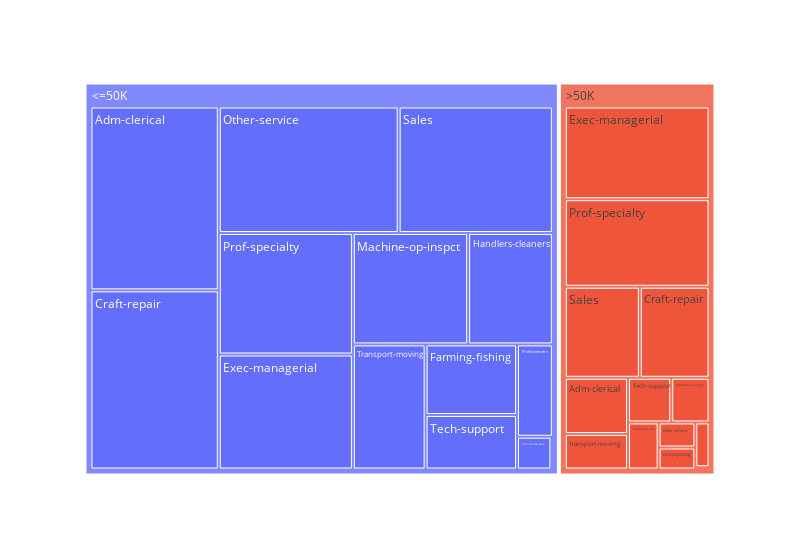

The notebook cell this image was saved under:
### Markdown cell above
Is interesting here that the category that's better represent is _married-civ-spouse_ in both case, but it also come to my knowledge that the samples are greater on the <=50K category.

### Code cell
fig = px.treemap(adults.groupby(['occupation', 'class'])['class'].count().reset_index(name="count"), path=['class', 'occupation'], values='count')
fig.update_layout(width=800)
fig.show()

### Figure 1 — Plotly figure (JSON) as saved in the notebook; plotly's stock layout.template omitted (floating-point values rounded to 4 significant figures)
{"data": [{"branchvalues": "total", "domain": {"x": [0, 1], "y": [0, 1]}, "hovertemplate": "labels=%{label}<br>count=%{value}<br>parent=%{parent}<br>id=%{id}<extra></extra>", "ids": ["<=50K/Adm-clerical", ">50K/Adm-clerical", "<=50K/Armed-Forces", ">50K/Armed-Forces", "<=50K/Craft-repair", ">50K/Craft-repair", "<=50K/Exec-managerial", ">50K/Exec-managerial", "<=50K/Farming-fishing", ">50K/Farming-fishing", "<=50K/Handlers-cleaners", ">50K/Handlers-cleaners", "<=50K/Machine-op-inspct", ">50K/Machine-op-inspct", "<=50K/Other-service", ">50K/Other-service", "<=50K/Priv-house-serv", ">50K/Priv-house-serv", "<=50K/Prof-specialty", ">50K/Prof-specialty", "<=50K/Protective-serv", ">50K/Protective-serv", "<=50K/Sales", ">50K/Sales", "<=50K/Tech-support", ">50K/Tech-support", "<=50K/Transport-moving", ">50K/Transport-moving", "<=50K", ">50K"], "labels": ["Adm-clerical", "Adm-clerical", "Armed-Forces", "Armed-Forces", "Craft-repair", "Craft-repair", "Exec-managerial", "Exec-managerial", "Farming-fishing", "Farming-fishing", "Handlers-cleaners", "Handlers-cleaners", "Machine-op-inspct", "Machine-op-inspct", "Other-service", "Other-service", "Priv-house-serv", "Priv-house-serv", "Prof-specialty", "Prof-specialty", "Protective-serv", "Protective-serv", "Sales", "Sales", "Tech-support", "Tech-support", "Transport-moving", "Transport-moving", "<=50K", ">50K"], "name": "", "parents": ["<=50K", ">50K", "<=50K", ">50K", "<=50K", ">50K", "<=50K", ">50K", "<=50K", ">50K", "<=50K", ">50K", "<=50K", ">50K", "<=50K", ">50K", "<=50K", ">50K", "<=50K", ">50K", "<=50K", ">50K", "<=50K", ">50K", "<=50K", ">50K", "<=50K", ">50K", "", ""], "type": "treemap", "values": [4761, 756, 10, 4, 4639, 1351, 3112, 2856, 1302, 172, 1905, 135, 2591, 364, 4593, 196, 227, 3, 3288, 2698, 668, 307, 3937, 1454, 1005, 411, 1836, 478, 33874, 11185]}], "layout": {"legend": {"tracegroupgap": 0}, "margin": {"t": 60}, "width": 800}}
